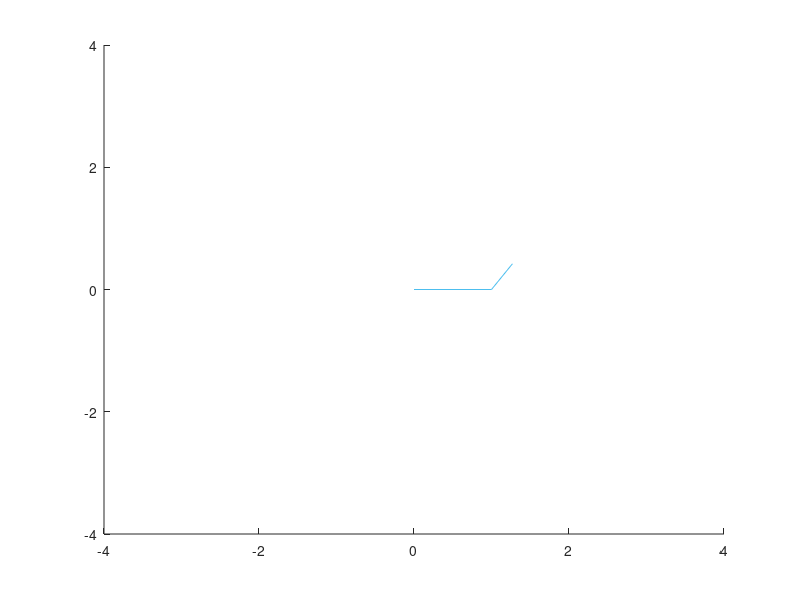

This figure's MATLAB source:
T = 4;
N = 100;
W = 2*pi /T;
dt = T/N;
figure(1)
hold on;
axis([-4 4 -4 4])
x = zeros(3, 1);
y = zeros(3, 1);
frame = plot (x, y);

for i = 1: 2000
    delete(frame);
    theta = W * dt * i;
    point1 = [cos(theta) sin(theta)];
    point2 = [cos(theta)+0.5*cos(2*theta + 1) sin(theta)+0.5*sin(2*theta + 1)];
    x(2) = point1(1);
    y(2) = point1(2);
    x(3) = point2(1);
    y(3) = point2(2);
    frame = plot (x, y);
    pause(dt);
end

%%%%%%%%%%%%%%%%%%%%%%%%%%%%%%%%%%%%%%%%%%%%%%%%%%%%%%%%%%%%%%%%%%
